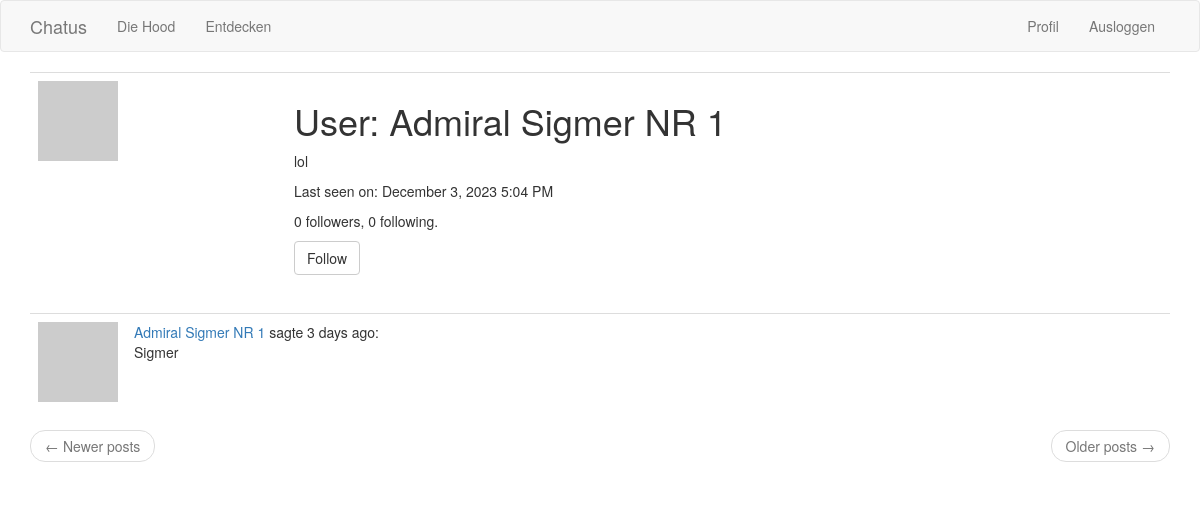
Page /user/Admiral Sigmer NR 1 (signed in) on the committed database.
### app/models.py (models this page shows, shortened)
class User(UserMixin, db.Model):
    id = db.Column(db.Integer, primary_key=True)
    username = db.Column(db.String(64), index=True, unique=True)
    email = db.Column(db.String(120), index=True, unique=True)
    password_hash = db.Column(db.String(128))
    posts = db.relationship('Post', backref='author', lazy='dynamic')
    about_me = db.Column(db.String(140))
    last_seen = db.Column(db.DateTime, default=datetime.utcnow)
    age = db.Column(db.String(20))
    followed = db.relationship(
        'User', secondary=followers,
        primaryjoin=(followers.c.follower_id == id),
        secondaryjoin=(followers.c.followed_id == id),
        backref=db.backref('followers', lazy='dynamic'), lazy='dynamic')
    def avatar(self, size):
        digest = md5(self.email.lower().encode('utf-8')).hexdigest()
        return 'https://www.gravatar.com/avatar/{}?d=identicon&s={}'.format(
            digest, size)
    def is_following(self, user):
        return self.followed.filter(
            followers.c.followed_id == user.id).count() > 0

class Post(db.Model):
    id = db.Column(db.Integer, primary_key=True)
    body = db.Column(db.String(140))
    timestamp = db.Column(db.DateTime, index=True, default=datetime.utcnow)
    user_id = db.Column(db.Integer, db.ForeignKey('user.id'))

### app/routes.py (the view)
@app.route('/user/<username>')
@login_required
def user(username):
    user = User.query.filter_by(username=username).first_or_404()
    page = request.args.get('page', 1, type=int)
    posts = user.posts.order_by(Post.timestamp.desc()).paginate(
        page=page, per_page=app.config['POSTS_PER_PAGE'], error_out=False)
    next_url = url_for('user', username=user.username, page=posts.next_num) \
        if posts.has_next else None
    prev_url = url_for('user', username=user.username, page=posts.prev_num) \
        if posts.has_prev else None
    form = EmptyForm()
    return render_template('user.html', user=user, posts=posts.items,
                           next_url=next_url, prev_url=prev_url, form=form)

### app/forms.py
class EmptyForm(FlaskForm):
    submit = SubmitField('Submit')

### app/models.py (called while the page is built)
@login.user_loader
def load_user(id):
    return User.query.get(int(id))

### app/routes.py (called while the page is built)
@app.before_request
def before_request():
    if current_user.is_authenticated:
        current_user.last_seen = datetime.utcnow()
        db.session.commit()

### app/templates/user.html (shortened to what this page needs)
{% extends "base.html" %}
{% block app_content %}
    <table class="table table-hover">
        <tr>
            <td width="256px"><img src="{{ user.avatar(256) }}"></td>
            <td>
                <h1>User: {{ user.username }}</h1>
                {% if user.age %}
                <p>{{ user.age }}</p>
                {% endif %}
                {% if user.last_seen %}
                <p>Last seen on: {{ moment(user.last_seen).format('LLL') }}</p>
                {% endif %}
                <p>{{ user.followers.count() }} followers, {{ user.followed.count() }} following.</p>
                {% if user == current_user %}
                <p><a href="{{ url_for('edit_profile') }}">Edit your profile</a></p>
                {% elif not current_user.is_following(user) %}
                <p>
                    <form action="{{ url_for('follow', username=user.username) }}" method="post">
                        {{ form.submit(value='Follow', class_='btn btn-default') }}
                    </form>
                </p>
                {% endif %}
            </td>
        </tr>
    </table>
    {% for post in posts %}
        {% include '_post.html' %}
    {% endfor %}
    <nav aria-label="...">
        <ul class="pager">
            <li class="previous{% if not prev_url %} disabled{% endif %}">
                <a href="{{ prev_url or '#' }}">
                    <span aria-hidden="true">&larr;</span> Newer posts
                </a>
            </li>
            <li class="next{% if not next_url %} disabled{% endif %}">
                <a href="{{ next_url or '#' }}">
                    Older posts <span aria-hidden="true">&rarr;</span>
                </a>
            </li>
        </ul>
    </nav>
{% endblock %}

### app/templates/_post.html
    <table class="table table-hover">
        <tr>
            <td width="70px">
                <a href="{{ url_for('user', username=post.author.username) }}">
                    <img src="{{ post.author.avatar(70) }}" />
                </a>
            </td>
            <td>
                <a href="{{ url_for('user', username=post.author.username) }}">
                    {{ post.author.username }}
                </a>
                sagte {{ moment(post.timestamp).fromNow() }}:
                <br>
                {{ post.body }}
            </td>
        </tr>
    </table>

### rows in the picture
User: username "Admiral Sigmer NR 1", age "lol", last_seen "December 3, 2023 5:04 PM"
Post: author.username "Admiral Sigmer NR 1", timestamp "3 days ago", body "Sigmer"

### other values in the picture
{{ user.followers.count() }} "0"
{{ user.followed.count() }} "0"
